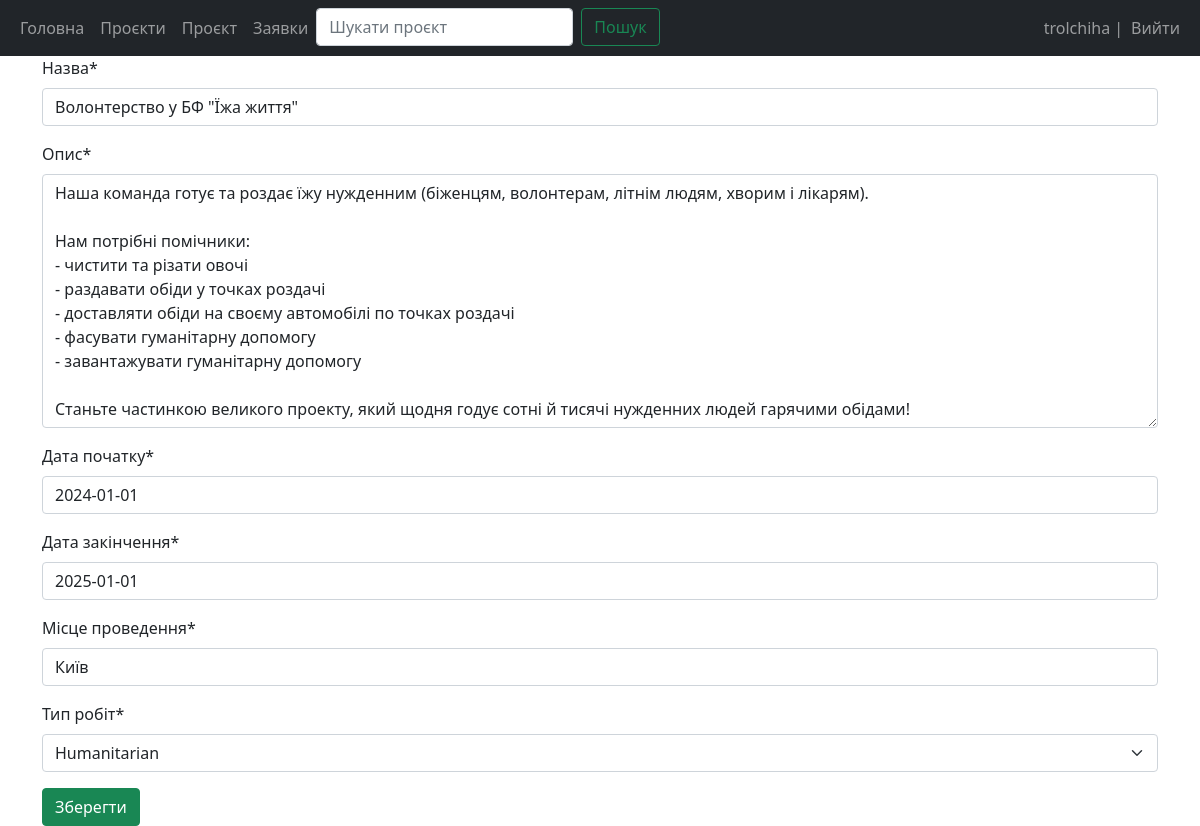
/update-project/3/ (signed in), run on the app's committed database.
### main/models.py (models this page shows, shortened)
class Project(models.Model):
    class WorkType(models.TextChoices):
        SOCIAL = 'соціальна'
        MEDICAL = 'медична'
        HUMANITARIAN = 'гуманітарна'
        EDUCATIONAL = 'освітня'
        CULTURAL = 'культурна'
        SPORT = 'спортивна'
        SCIENTIFIC = 'наукова'
        OTHER = 'інша'
    name = models.CharField(max_length=100)
    description = models.TextField()
    coordinator = models.ForeignKey(User, on_delete=models.CASCADE)
    start_date = models.DateField()
    end_date = models.DateField()
    location = models.CharField(max_length=100)
    work_type = models.CharField(
        max_length=11,
        choices=WorkType.choices,
        default=WorkType.OTHER,
    )

### main/views.py (the view)
# urls.py: path('update-project/<str:project_id>/', views.update_project, name='update_project'),
@login_required(login_url='/login')
@permission_required("main.add_project", login_url="/login", raise_exception=True)
def update_project(request, project_id):
    project = get_object_or_404(Project, id=project_id)
    if project.coordinator != request.user:
        return HttpResponseForbidden("You don't have permission to update this project.")
    if request.method == 'POST':
        form = ProjectForm(request.POST, instance=project)
        if form.is_valid():
            project = form.save(commit=False)
            project.save()
            return redirect('/home')
    else:
        form = ProjectForm(instance=project)
    return render(request, 'main/update_project.html', {'form': form, 'project': project})

### main/forms.py
class ProjectForm(forms.ModelForm):
    class Meta:
        model = Project
        fields = ['name', 'description', 'start_date', 'end_date', 'location', 'work_type']
        labels = {
            'name': 'Назва',
            'description': 'Опис',
            'start_date': 'Дата початку',
            'end_date': 'Дата закінчення',
            'location': 'Місце проведення',
            'work_type': 'Тип робіт'
        }

### main/templates/main/update_project.html (shortened to what this page needs)
{% extends 'main/base.html' %}
{% load crispy_forms_tags %} {% block content %}
<form method="post">
  {{form|crispy}}
  <button type="submit" class="btn btn-success">Зберегти</button>
</form>
{% endblock %}

### main/templates/main/base.html (shortened to what this page needs)
<!DOCTYPE html>
<html lang="en">
  <head>
    <link
      href="https://cdn.jsdelivr.net/npm/bootstrap@5.1.3/dist/css/bootstrap.min.css"
      rel="stylesheet"
    />
  </head>
  <body>
    <nav class="navbar navbar-expand-lg navbar-dark bg-dark">
      <div class="container-fluid">
        <div>
          <ul class="navbar-nav">
            <li class="nav-item">
              <a class="nav-link" href="{% url 'home' %}">Головна</a>
            </li>
            <li class="nav-item">
              <a class="nav-link" href="{% url 'view_projects' %}">Проєкти</a>
            </li>
            {% if user.is_authenticated and perms.main.update_project %}
            <li class="nav-item">
              <a class="nav-link" href="{% url 'create_project' %}">Проєкт</a>
            </li>
            <li class="nav-item">
              <a class="nav-link" href="{% url 'view_applications' %}">Заявки</a>
            </li>
            {% elif user.is_authenticated and perms.main.add_application %}
            <li class="nav-item">
              <a class="nav-link" href="{% url 'view_tasks_volunteer' %}">Завдання</a>
            </li>
            {% endif %}
            <li class="nav-item">
              <form method="post" class="d-flex" action="{% url 'search_project' %}" role="search">
                <input class="form-control me-2" type="search" placeholder="Шукати проєкт" aria-label="Search" name="search_text">
                <button class="btn btn-outline-success" type="submit">Пошук</button>
              </form>
            </li>
          </ul>
        </div>
        <div>
          <ul class="navbar-nav">
            {% if user.is_authenticated %}
            <span class="navbar-text"> {{user.username}} | </span>
            <li class="nav-item">
              <a class="nav-link" href="{% url 'logout' %}">Вийти</a>
            </li>
            {% else %}
            <li class="nav-item">
              <a class="nav-link" href="/login">Увійти</a>
            </li>
            {% endif %}
          </ul>
        </div>
      </div>
    </nav>
    <div class="container">{% block content %} {% endblock %}</div>
  </body>
</html>

### data on the page
Project: name "Волонтерство у БФ \"Їжа життя\"", description "Наша команда готує та роздає їжу нужденним (біженцям, волонтерам, літнім людям, хворим і лікарям). Нам потрібні помічники: - чистити та різати овочі - раздавати обіди у точках роздачі - доставляти обіди на своєму автомобілі по точках роздачі - фасувати гуманітарну допомогу - завантажувати гуманітарну допомогу Станьте частинкою великого проекту, який щодня годує сотні й тисячі нужденних людей гарячими обідами!", start_date "2024-01-01", end_date "2025-01-01", location "Київ", work_type "Humanitarian"

### other printed values
{{ user.username }} "trolchiha"
